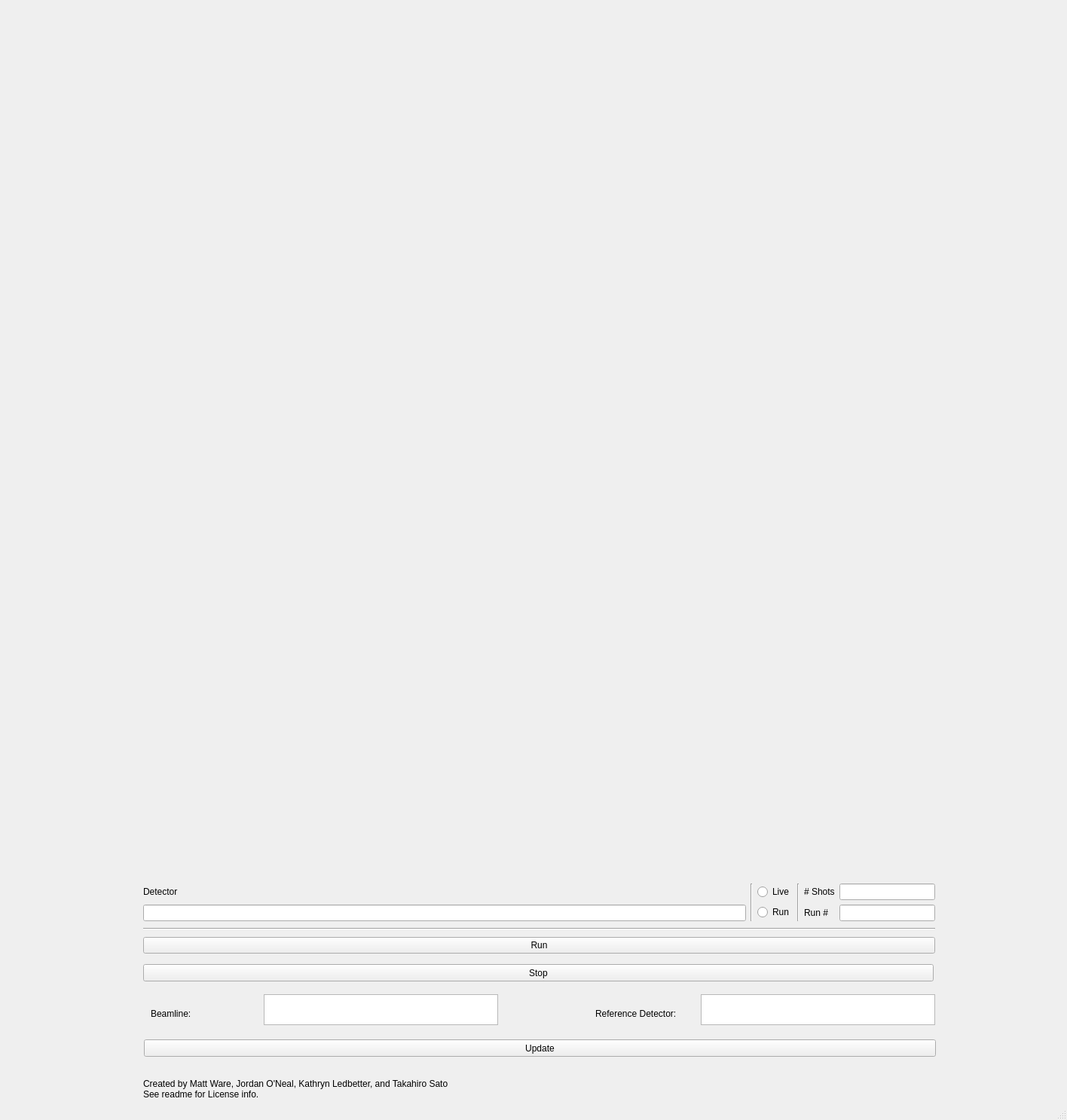
<?xml version="1.0" encoding="UTF-8"?>
<ui version="4.0">
 <class>MainWindow</class>
 <widget class="QMainWindow" name="MainWindow">
  <property name="geometry">
   <rect>
    <x>0</x>
    <y>0</y>
    <width>1416</width>
    <height>1487</height>
   </rect>
  </property>
  <property name="windowTitle">
   <string>Detector Viewer</string>
  </property>
  <widget class="QWidget" name="centralwidget">
   <widget class="QWidget" name="plot" native="true">
    <property name="geometry">
     <rect>
      <x>70</x>
      <y>20</y>
      <width>1281</width>
      <height>1141</height>
     </rect>
    </property>
   </widget>
   <widget class="QWidget" name="verticalLayoutWidget_3">
    <property name="geometry">
     <rect>
      <x>190</x>
      <y>1170</y>
      <width>1051</width>
      <height>101</height>
     </rect>
    </property>
    <layout class="QVBoxLayout" name="verticalLayout_3">
     <item>
      <layout class="QHBoxLayout" name="horizontalLayout">
       <item>
        <layout class="QVBoxLayout" name="verticalLayout">
         <item>
          <widget class="QLabel" name="lbl_detector">
           <property name="text">
            <string>Detector</string>
           </property>
          </widget>
         </item>
         <item>
          <widget class="QLineEdit" name="tbox_detector">
           <property name="minimumSize">
            <size>
             <width>800</width>
             <height>0</height>
            </size>
           </property>
          </widget>
         </item>
        </layout>
       </item>
       <item>
        <widget class="Line" name="line">
         <property name="orientation">
          <enum>Qt::Vertical</enum>
         </property>
        </widget>
       </item>
       <item>
        <layout class="QVBoxLayout" name="verticalLayout_2">
         <item>
          <widget class="QRadioButton" name="radioBtn_live">
           <property name="text">
            <string>Live</string>
           </property>
          </widget>
         </item>
         <item>
          <widget class="QRadioButton" name="radioBtn_run">
           <property name="text">
            <string>Run</string>
           </property>
          </widget>
         </item>
        </layout>
       </item>
       <item>
        <widget class="Line" name="line_2">
         <property name="orientation">
          <enum>Qt::Vertical</enum>
         </property>
        </widget>
       </item>
       <item>
        <layout class="QGridLayout" name="gridLayout">
         <item row="0" column="1">
          <widget class="QLineEdit" name="tbox_num_shots_live">
           <property name="placeholderText">
            <string/>
           </property>
          </widget>
         </item>
         <item row="0" column="0">
          <widget class="QLabel" name="lbl_num_shots_live">
           <property name="text">
            <string># Shots</string>
           </property>
          </widget>
         </item>
         <item row="1" column="0">
          <widget class="QLabel" name="lbl_run">
           <property name="text">
            <string>Run #</string>
           </property>
          </widget>
         </item>
         <item row="1" column="1">
          <widget class="QLineEdit" name="tbox_run"/>
         </item>
        </layout>
       </item>
      </layout>
     </item>
     <item>
      <widget class="Line" name="line_3">
       <property name="orientation">
        <enum>Qt::Horizontal</enum>
       </property>
      </widget>
     </item>
     <item>
      <widget class="QPushButton" name="btn_run_plot">
       <property name="text">
        <string>Run</string>
       </property>
      </widget>
     </item>
    </layout>
   </widget>
   <widget class="QLabel" name="lbl_names">
    <property name="geometry">
     <rect>
      <x>190</x>
      <y>1430</y>
      <width>1051</width>
      <height>31</height>
     </rect>
    </property>
    <property name="text">
     <string>Created by Matt Ware, Jordan O'Neal, Kathryn Ledbetter, and Takahiro Sato
See readme for License info.</string>
    </property>
   </widget>
   <widget class="QPushButton" name="btn_stop_plot">
    <property name="geometry">
     <rect>
      <x>190</x>
      <y>1280</y>
      <width>1049</width>
      <height>23</height>
     </rect>
    </property>
    <property name="text">
     <string>Stop</string>
    </property>
   </widget>
   <widget class="QLabel" name="label">
    <property name="geometry">
     <rect>
      <x>790</x>
      <y>1330</y>
      <width>161</width>
      <height>31</height>
     </rect>
    </property>
    <property name="text">
     <string>Reference Detector:</string>
    </property>
   </widget>
   <widget class="QPlainTextEdit" name="plainTextEditReferenceDet">
    <property name="geometry">
     <rect>
      <x>930</x>
      <y>1320</y>
      <width>311</width>
      <height>41</height>
     </rect>
    </property>
   </widget>
   <widget class="QPlainTextEdit" name="plainTextEditBeamline">
    <property name="geometry">
     <rect>
      <x>350</x>
      <y>1320</y>
      <width>311</width>
      <height>41</height>
     </rect>
    </property>
   </widget>
   <widget class="QLabel" name="label_2">
    <property name="geometry">
     <rect>
      <x>200</x>
      <y>1330</y>
      <width>161</width>
      <height>31</height>
     </rect>
    </property>
    <property name="text">
     <string>Beamline:</string>
    </property>
   </widget>
   <widget class="QPushButton" name="pushButtonUpdate">
    <property name="geometry">
     <rect>
      <x>191</x>
      <y>1380</y>
      <width>1051</width>
      <height>23</height>
     </rect>
    </property>
    <property name="text">
     <string>Update</string>
    </property>
   </widget>
  </widget>
  <widget class="QStatusBar" name="statusbar"/>
 </widget>
 <tabstops>
  <tabstop>tbox_detector</tabstop>
  <tabstop>radioBtn_live</tabstop>
  <tabstop>radioBtn_run</tabstop>
  <tabstop>tbox_num_shots_live</tabstop>
  <tabstop>tbox_run</tabstop>
  <tabstop>btn_run_plot</tabstop>
 </tabstops>
 <resources/>
 <connections/>
</ui>
